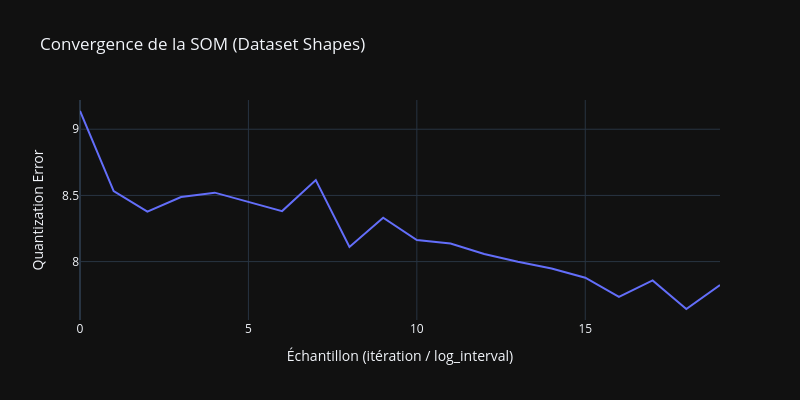

Source (notebook cell):
### Markdown cell above
## 4. Courbe de convergence

### Code cell
fig = px.line(
    x=list(range(len(model.history_))),
    y=model.history_,
    labels=dict(x="Échantillon (itération / log_interval)", y="Quantization Error"),
    title="Convergence de la SOM (Dataset Shapes)"
)
fig.update_layout(template="plotly_dark", width=800, height=400)
fig.show()

### Figure 1 — Plotly figure (JSON) as saved in the notebook; plotly's stock layout.template omitted (floating-point values rounded to 4 significant figures)
{"data": [{"hovertemplate": "Échantillon (itération / log_interval)=%{x}<br>Quantization Error=%{y}<extra></extra>", "legendgroup": "", "line": {"color": "#636efa", "dash": "solid"}, "marker": {"symbol": "circle"}, "mode": "lines", "name": "", "orientation": "v", "showlegend": false, "type": "scatter", "x": [0, 1, 2, 3, 4, 5, 6, 7, 8, 9, 10, 11, 12, 13, 14, 15, 16, 17, 18, 19], "xaxis": "x", "y": [9.138, 8.532, 8.378, 8.488, 8.521, 8.449, 8.381, 8.616, 8.111, 8.331, 8.163, 8.137, 8.057, 7.999, 7.948, 7.879, 7.733, 7.858, 7.642, 7.822], "yaxis": "y"}], "layout": {"height": 400, "legend": {"tracegroupgap": 0}, "title": {"text": "Convergence de la SOM (Dataset Shapes)"}, "width": 800, "xaxis": {"anchor": "y", "domain": [0, 1], "title": {"text": "Échantillon (itération / log_interval)"}}, "yaxis": {"anchor": "x", "domain": [0, 1], "title": {"text": "Quantization Error"}}}}
